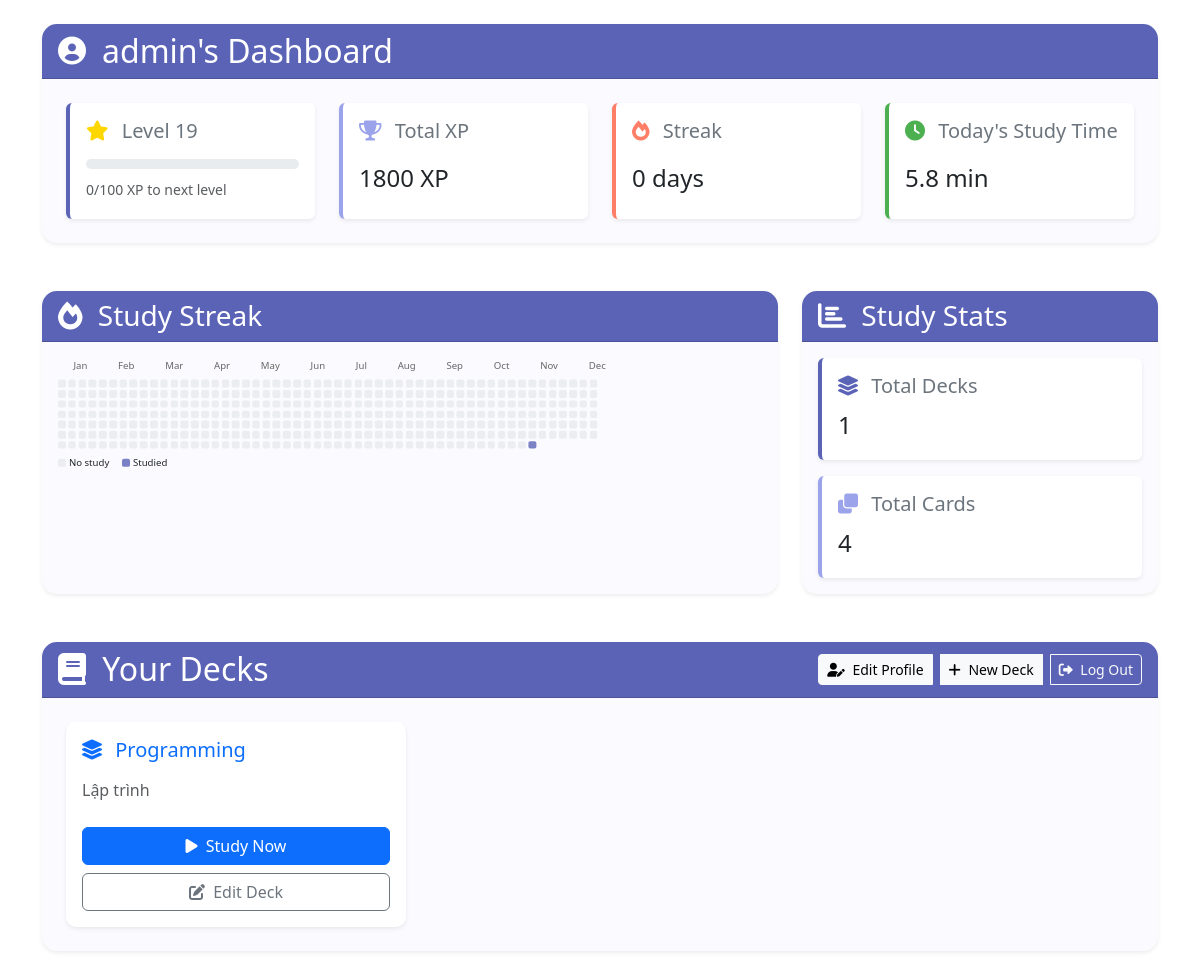
/account/ (signed in), run on the app's committed database.
### account/models.py (models this page shows, shortened)
class Profile(models.Model):
    user = models.OneToOneField(User, on_delete=models.CASCADE)
    bio = models.TextField(blank=True)
    avatar = models.ImageField(upload_to="avatar/", blank=True)
    xp = models.PositiveIntegerField(default=0)
    level = models.PositiveIntegerField(default=1)
    streak = models.PositiveIntegerField(default=0)
    last_study_date = models.DateField(default=timezone.now, null=True, blank=True)
    total_study_minutes = models.FloatField(default=0)  # To track daily study time

### collection/models.py (models this page shows, shortened)
class Deck(models.Model):
    user = models.ForeignKey(User, on_delete=models.CASCADE, default=1)
    title = models.CharField(max_length=200)
    description = models.TextField(blank=True)
    created_at = models.DateTimeField(auto_now_add=True)
    updated_at = models.DateTimeField(auto_now=True)

### account/views.py (the view)
# urls.py: path("", views.home, name="home"),
def home(request):
    if request.user.is_authenticated:
        decks = Deck.objects.filter(user=request.user)
        profile = request.user.profile
        today = datetime.now().date()
        year_ago = today - timedelta(days=365)
        study_sessions = StudySession.objects.filter(
            user=request.user,
            started_at__gte=year_ago,
            ended_at__isnull=False,  # Only count completed sessions
        ).values_list("started_at", flat=True)
        study_data = {}
        for session_datetime in study_sessions:
            date_str = session_datetime.strftime("%Y-%m-%d")
            study_data[date_str] = True
        total_cards = sum(deck.card_set.count() for deck in decks)
        context = {
            "decks": decks,
            "profile": profile,
            "xp_to_next_level": 100 - (profile.xp % 100),  # XP needed for next level
            "xp_progress": (profile.xp % 100),  # Progress within current level
            "study_data": json.dumps(study_data),
            "total_cards": total_cards,
        }
        return render(request, "home.html", context)
    else:
        return redirect("login")

### account/templates/home.html (shortened to what this page needs)
{% extends 'base.html' %}
{% load widget_tweaks %}
{% block content %}
<link rel="stylesheet" href="https://cdnjs.cloudflare.com/ajax/libs/font-awesome/6.0.0/css/all.min.css">
<div class="container py-4">
    <div class="card shadow-sm mb-5" style="border-radius: 15px; border: none; background-color: #fbfbff;">
        <div class="card-header d-flex align-items-center" style="background-color: #5b63b7; border-radius: 15px 15px 0 0;">
            <i class="fas fa-user-circle text-white me-3 fs-3"></i>
            <h2 class="mb-0 text-white">{{ profile.user.username }}'s Dashboard</h2>
        </div>
        <div class="card-body p-4">
            <div class="row g-4">
                <div class="col-md-3">
                    <div class="stat-card p-3 bg-white rounded shadow-sm h-100" style="border-left: 4px solid #5b63b7;">
                        <h5 class="text-secondary mb-3">
                            <i class="fas fa-star me-2" style="color: #ffd700;"></i>
                            Level {{ profile.level }}
                        </h5>
                        <div class="progress mb-2" style="height: 10px;">
                        </div>
                        <small class="text-muted">{{ xp_progress }}/100 XP to next level</small>
                    </div>
                </div>
                <div class="col-md-3">
                    <div class="stat-card p-3 bg-white rounded shadow-sm h-100" style="border-left: 4px solid #9ba3eb;">
                        <h5 class="text-secondary mb-3">
                            <i class="fas fa-trophy me-2" style="color: #9ba3eb;"></i>
                            Total XP
                        </h5>
                        <p class="mb-0 fs-4">{{ profile.xp }} XP</p>
                    </div>
                </div>
                <div class="col-md-3">
                    <div class="stat-card p-3 bg-white rounded shadow-sm h-100" style="border-left: 4px solid #ff7e67;">
                        <h5 class="text-secondary mb-3">
                            <i class="fas fa-fire me-2" style="color: #ff7e67;"></i>
                            Streak
                        </h5>
                        <p class="mb-0 fs-4">{{ profile.streak }} days</p>
                    </div>
                </div>
                <div class="col-md-3">
                    <div class="stat-card p-3 bg-white rounded shadow-sm h-100" style="border-left: 4px solid #4caf50;">
                        <h5 class="text-secondary mb-3">
                            <i class="fas fa-clock me-2" style="color: #4caf50;"></i>
                            Today's Study Time
                        </h5>
                        <p class="mb-0 fs-4">{{ profile.total_study_minutes }} min</p>
                    </div>
                </div>
            </div>
        </div>
    </div>
    <div class="row mb-5">
        <div class="col-md-8">
            <div class="card shadow-sm h-100" style="border-radius: 15px; border: none; background-color: #fbfbff;">
                <div class="card-header" style="background-color: #5b63b7; border-radius: 15px 15px 0 0;">
                    <h3 class="mb-0 text-white">
                        <i class="fas fa-fire me-2"></i>
                        Study Streak
                    </h3>
                </div>
                <div class="card-body p-3">
                    <div id="study-calendar" class="d-flex flex-wrap" style="transform: scale(0.8); transform-origin: left top;"></div>
                </div>
            </div>
        </div>
        <div class="col-md-4">
            <div class="card shadow-sm h-100" style="border-radius: 15px; border: none; background-color: #fbfbff;">
                <div class="card-header" style="background-color: #5b63b7; border-radius: 15px 15px 0 0;">
                    <h3 class="mb-0 text-white">
                        <i class="fas fa-chart-bar me-2"></i>
                        Study Stats
                    </h3>
                </div>
                <div class="card-body">
                    <div class="stat-card p-3 bg-white rounded shadow-sm mb-3" style="border-left: 4px solid #5b63b7;">
                        <h5 class="text-secondary mb-2">
                            <i class="fas fa-layer-group me-2" style="color: #5b63b7;"></i>
                            Total Decks
                        </h5>
                        <p class="mb-0 fs-4">{{ decks.count }}</p>
                    </div>
                    <div class="stat-card p-3 bg-white rounded shadow-sm" style="border-left: 4px solid #9ba3eb;">
                        <h5 class="text-secondary mb-2">
                            <i class="fas fa-clone me-2" style="color: #9ba3eb;"></i>
                            Total Cards
                        </h5>
                        <p class="mb-0 fs-4">{{ total_cards }}</p>
                    </div>
                </div>
            </div>
        </div>
    </div>
    <div class="card shadow-sm" style="border-radius: 15px; border: none; background-color: #fbfbff;">
        <div class="card-header d-flex justify-content-between align-items-center"
             style="background-color: #5b63b7; border-radius: 15px 15px 0 0;">
            <h2 class="mb-0 text-white">
                <i class="fas fa-book me-2"></i>
                Your Decks
            </h2>
            <div class="btn-group">
                <a href="{% url 'edit_profile' %}" class="btn btn-light btn-sm me-2">
                    <i class="fas fa-user-edit me-1"></i> Edit Profile
                </a>
                <a href="{% url 'create_deck' %}" class="btn btn-light btn-sm me-2">
                    <i class="fas fa-plus me-1"></i> New Deck
                </a>
                <a href="{% url 'logout' %}" class="btn btn-outline-light btn-sm">
                    <i class="fas fa-sign-out-alt me-1"></i> Log Out
                </a>
            </div>
        </div>
        <div class="card-body p-4">
            <div class="row g-4">
                {% if decks %}
                    {% for deck in decks %}
                        <div class="col-md-4">
                            <div class="card h-100 shadow-sm hover-card"
                                 style="border: none; border-radius: 10px; transition: transform 0.2s;">
                                <div class="card-body">
                                    <h5 class="card-title text-primary mb-3">
                                        <i class="fas fa-layer-group me-2"></i>
                                        {{ deck.title }}
                                    </h5>
                                    <p class="card-text text-muted mb-4">{{ deck.description }}</p>
                                    <div class="d-grid gap-2">
                                        <a href="{% url 'start_study_session' deck.id %}"
                                           class="btn btn-primary">
                                            <i class="fas fa-play me-1"></i> Study Now
                                        </a>
                                        <a href="{% url 'edit_deck' deck.id %}"
                                           class="btn btn-outline-secondary">
                                            <i class="fas fa-edit me-1"></i> Edit Deck
                                        </a>
                                    </div>
                                </div>
                            </div>
                        </div>
                    {% endfor %}
                {% endif %}
            </div>
        </div>
    </div>
</div>
{% endblock %}

### account/static/css/styles.css (style rules this page uses)
:root { --primary-color: #007bff; --secondary-color: #6c757d; --success-color: #28a745; --error-color: #dc3545; --warning-color: #ffc107; --info-color: #17a2b8; --light-gray: #f8f9fa; --dark-gray: #343a40; }
body { line-height: 1.6; color: #333; }

### account/templates/home.html (style rules this page uses)
.stat-card { transition: all 0.3s ease; }

### data on the page
Profile: user.username "admin", level "19", xp "1800", streak "0", total_study_minutes "5.8"
Deck: title "Programming", description "Lập trình"

### other printed values
{{ xp_progress }} "0"
{{ decks.count }} "1"
{{ total_cards }} "4"
